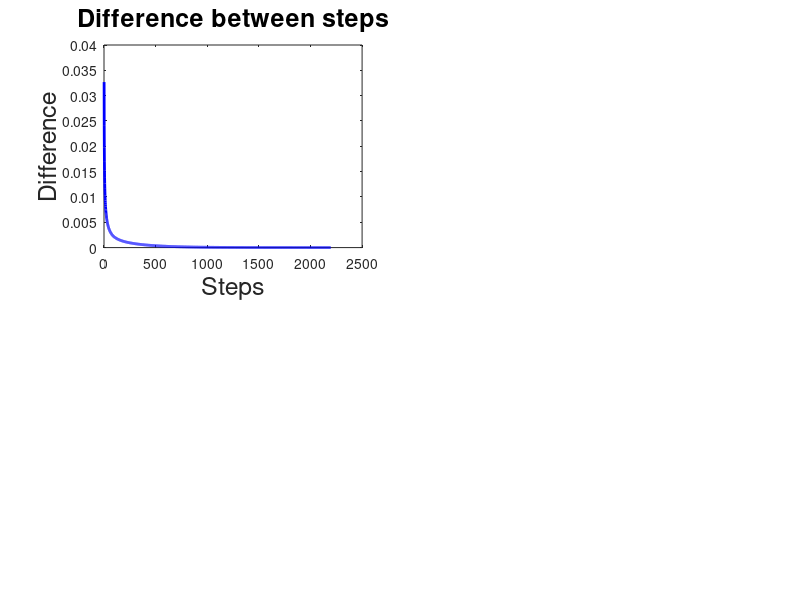

The MATLAB script that drew this image: (Note: this script raises an error after producing the figure.)
clear;

% Set experiment parameters
Lx = 1;
nx = 32+1;
Ly = 1.5*Lx;
ny = 1.5*(nx-1)+1;
delta = Lx/(nx-1);
x = 0:delta:Lx;
y = 0:delta:Ly;
Thred = 1e-6;

% Initialize the field
zeta = zeros(nx,ny);
zeta = zeta + 4; % Initialize the vorticity field
% Store the difference between time steps and with the accurate solution
Diff_oldnew = [];
Diff_newacc = [];
Psi_acc = zeros(nx,ny);
% Set the "accurate" solution
for i=1:nx
    for j=1:ny
        Psi_acc(i,j) = x(i)^2 + y(j)^2;
    end
end
% Set the boundary condition
Psi_old = zeros(nx,ny);
Psi_old(1,:) = x(1)^2 + y.^2;
Psi_old(nx,:) = x(nx)^2 + y.^2;
Psi_old(:,1) = x.^2 + y(1)^2;
Psi_old(:,ny) = x.^2 + y(ny)^2;
Psi_new = Psi_old;

% Calculate the first step, and the difference between previous and current
% steps, and between numerical solution and the accurate solution
Psi_old = Psi_new;
for i=2:nx-1
    for j=2:ny-1
        Psi_new(i,j) = (Psi_old(i+1,j)+Psi_old(i-1,j)+Psi_old(i,j+1)+Psi_old(i,j-1)-delta^2*zeta(i,j))/4;
    end
end
Psi_difno = abs(Psi_new-Psi_old);
Psi_difna = abs(Psi_new-Psi_acc);
Diff_newold(1) = sum(sum(Psi_difno))/(nx*ny);
Diff_newacc(1) = sum(sum(Psi_difna))/(nx*ny);

% Calculate steps until difference is smaller than threshold
m = 1;
while Diff_newold(m) > Thred
    Psi_old = Psi_new;
    for i=2:nx-1
        for j=2:ny-1
            Psi_new(i,j) = (Psi_old(i+1,j)+Psi_old(i-1,j)+Psi_old(i,j+1)+Psi_old(i,j-1)-delta^2*zeta(i,j))/4;
        end
    end
    m = m+1;
    Psi_difno = abs(Psi_new-Psi_old);
    Psi_difna = abs(Psi_new-Psi_acc);
    Diff_newold(m) = sum(sum(Psi_difno))/(nx*ny);
    Diff_newacc(m) = sum(sum(Psi_difna))/(nx*ny);
end

% Plot the results
LineWid = 2;
FontSizeF = 18;
FontLabelF = 18;
step = 1:m;

figure(1);
colormap(flipud(hot));
subplot(2,2,1);
plot(step,Diff_newold,'-b','LineWidth',LineWid);
xlabel('Steps');
ylabel('Difference');
title('Difference between steps');
set(get(gca,'XLabel'),'FontSize',FontLabelF);
set(get(gca,'YLabel'),'FontSize',FontLabelF);
set(get(gca,'Title'),'FontSize',FontLabelF);
ax=gca;
ax.FontSize =FontSizeF;

subplot(2,2,2);
plot(step,Diff_newacc,'-b','LineWidth',LineWid);
xlabel('Steps');
ylabel('Difference');
title('Numerical - Accurate');
set(get(gca,'XLabel'),'FontSize',FontLabelF);
set(get(gca,'YLabel'),'FontSize',FontLabelF);
set(get(gca,'Title'),'FontSize',FontLabelF);
ax=gca;
ax.FontSize =FontSizeF;

levelPsi = 0:0.2:4;
subplot(2,3,4);
contourf(x,y,Psi_new',levelPsi);
colo = colorbar;
set(get(colo,'title'),'string','\Psi')
xlabel('x');
ylabel('y');
title('Numerical solution')
lim=caxis
ax=gca;
ax.FontSize =FontSizeF;
caxis([0 3]);

subplot(2,3,5);
contourf(x,y,Psi_acc',levelPsi);
colo = colorbar;
set(get(colo,'title'),'string','\Psi')
xlabel('x');
ylabel('y');
title('Accurate solution')
lim=caxis
ax=gca;
ax.FontSize =FontSizeF;
caxis([0 3]);

subplot(2,3,6);
contourf(x,y,Psi_difna');
colo = colorbar;
set(get(colo,'title'),'string','\Psi_n-\Psi_a')
xlabel('x');
ylabel('y');
title('Numerical-Accurate')
lim=caxis
ax=gca;
ax.FontSize =FontSizeF;
%caxis([-2e-6 2e-6]);


